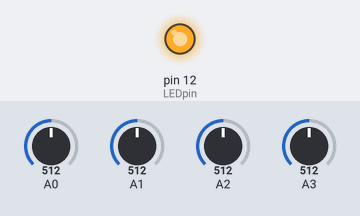
A sketch run on a simulated Arduino Uno, built with avr-gcc and run on an emulated ATmega328P. Shown: output pins drawn as LEDs (lit = HIGH). The inputs (shaded band) are chosen by the test bench; at power-on: A0 = 512, A1 = 512, A2 = 512, A3 = 512. What the sketch prints to the serial monitor is not drawn.

Above: at 0.1 s.
Timing chart, 0 to 1.6 s (numbered marks = the images above):
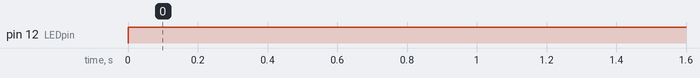

Measured:
- by itself, pin 12 (LEDpin): LOW → HIGH at 0.00 s

The sketch:

volt-led.ino
```cpp
// the setup function runs once when you press reset or power the board
int sensorValueR = 0;
int sensorValueG = 0;
int sensorValueB = 0;

float voltageR = 0;
float voltageG = 0;
float voltageB = 0;

int LEDpin = 12; // 11 - azul ; 12 - verde ; 13 - rojo
int ReadV0 = A0;

void setup() {
  // initialize digital pin LED_BUILTIN as an output.
  pinMode(LEDpin, OUTPUT);
  Serial.begin(9600);
}
// the loop function runs over and over again forever
void loop() {
  digitalWrite(LEDpin, HIGH);  // turn the LED on (HIGH is the voltage level)
  delay(5000);

  sensorValueR = analogRead(A1) - analogRead(A0);
  sensorValueG = analogRead(A2) - analogRead(A0);
  sensorValueB = analogRead(A3) - analogRead(A0);

  // Convert the analog reading (which goes from 0 - 1023) to a voltage (0 - 5V):
  voltageR = sensorValueR * (5.0 / 1023.0);
  voltageG = sensorValueG * (5.0 / 1023.0);
  voltageB = sensorValueB * (5.0 / 1023.0);
  // print out the value you read:
  Serial.println("R (V)");
  Serial.println(voltageR);
  Serial.println("G (V)");
  Serial.println(voltageG);
  Serial.println("B (V)");
  Serial.println(voltageB);
  Serial.println("-----------");
}
```
